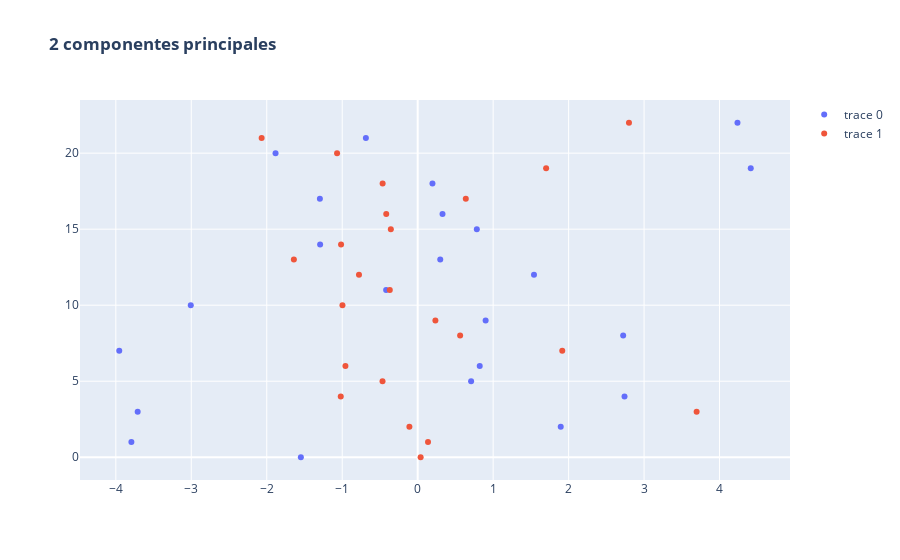

Notebook code cell kept with this figure:
### Markdown cell above
### Gráfico de dispersión con datos proyectados

### Code cell
fig = go.Figure()
fig.add_trace(go.Scatter(
    x = Y_2pc[0],
    mode='markers'
))
fig.add_trace(go.Scatter(
    x = Y_2pc[1],
    mode='markers'
))
fig.update_layout(title_text="<b> 2 componentes principales")
fig.show()

### Figure 1 — Plotly figure (JSON) as saved in the notebook; plotly's stock layout.template omitted (floating-point values rounded to 4 significant figures)
{"data": [{"mode": "markers", "type": "scatter", "x": [-1.548, -3.793, 1.896, -3.71, 2.741, 0.708, 0.8221, -3.955, 2.723, 0.9001, -3.007, -0.418, 1.541, 0.299, -1.293, 0.7836, 0.3292, -1.296, 0.1958, 4.414, -1.884, -0.6865, 4.237]}, {"mode": "markers", "type": "scatter", "x": [0.03919, 0.1371, -0.1097, 3.696, -1.019, -0.4658, -0.9573, 1.916, 0.5623, 0.2348, -0.9967, -0.3696, -0.7779, -1.641, -1.015, -0.3557, -0.4166, 0.6375, -0.4646, 1.702, -1.068, -2.068, 2.8]}], "layout": {"title": {"text": "<b> 2 componentes principales"}}}
